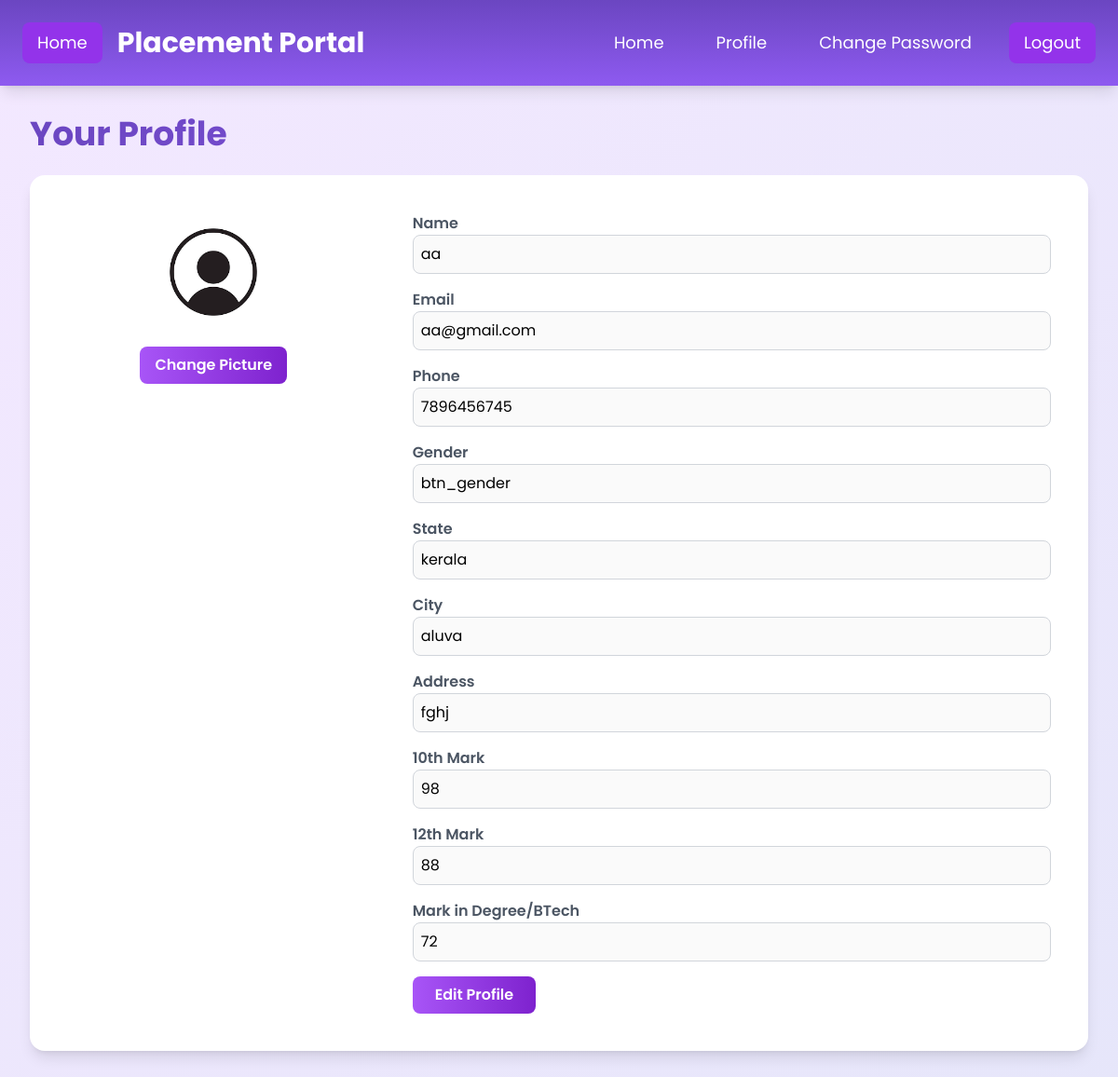
/users/Profile/ (signed in), run on the app's committed database.
### Guest/models.py (models this page shows)
class tbl_userregistration(models.Model):
    user_name=models.CharField(max_length=50)
    user_contact=models.CharField(max_length=50)
    user_email=models.EmailField()
    user_gender=models.CharField(max_length=50)
    user_address=models.TextField()
    user_city=models.CharField(max_length=50)
    user_state=models.CharField(max_length=50)
    user_mark10=models.CharField(max_length=30)
    user_mark12=models.CharField(max_length=30)
    user_mark=models.CharField(max_length=30)
    user_backlog=models.CharField(max_length=30,null=True)
    user_photo=models.FileField(upload_to='Userdocs/',null=True)
    user_password=models.CharField(max_length=50)

### user/views.py (the view)
# urls.py: path('Profile/',views.Profile,name="Profile"),
def Profile(request):
    Pdata = tbl_userregistration.objects.get(id=request.session["uid"])
    return render(request,"User/Profile.html",{"Profile":Pdata})

### user/Templates/User/Profile.html (shortened to what this page needs)
{% load static %}
<!DOCTYPE html>
<html lang="en">
<head>
    <script src="https://cdn.tailwindcss.com"></script>
</head>
<body class="min-h-screen">
    <div class="min-h-screen">
        <div id="navbar" class="navbar bg-purple-900 text-white p-4 md:p-6 shadow-lg z-20">
            <div class="flex justify-between items-center">
                <div class="flex items-center space-x-4">
                    <a href="{% url 'Users:HomePage' %}" class="block py-2 px-4 bg-purple-600 rounded-lg text-lg hover:bg-purple-700">Home</a>
                    <h2 class="text-2xl md:text-3xl font-bold">Placement Portal</h2>
                </div>
                <div class="flex items-center space-x-6">
                    <nav class="hidden md:flex space-x-6">
                        <a href="{% url 'Users:HomePage' %}" class="block py-2 px-4 rounded-lg text-lg hover:bg-purple-700">Home</a>
                        <a href="{% url 'Users:Profile' %}" class="block py-2 px-4 rounded-lg text-lg hover:bg-purple-700">Profile</a>
                        <a href="{% url 'Users:ChangePassword' %}" class="block py-2 px-4 rounded-lg text-lg hover:bg-purple-700">Change Password</a>
                    </nav>
                    <a href="{% url 'Users:Logout' %}" class="block py-2 px-4 bg-purple-600 rounded-lg text-lg hover:bg-purple-700">Logout</a>
                </div>
            </div>
        </div>
        <div class="flex-1 p-8 overflow-auto">
            <section id="profile" class="mb-10">
                <h1 class="text-4xl font-bold mb-6">Your Profile</h1>
                <div class="card bg-white p-6 rounded-2xl shadow-lg grid grid-cols-1 md:grid-cols-3 gap-6">
                    <div class="flex flex-col items-center p-4">
                        <img src="{{Profile.user_photo.url}}" alt="Profile Picture" class="profile-img rounded-full mb-4 w-32 h-32 object-cover">
                        <button id="uploadPicture" class="btn bg-gradient-to-r from-purple-500 to-purple-700 text-white px-4 py-2 rounded-lg font-semibold"><a href="{% url 'Users:EditProfile' %}" >Change Picture</a></button>
                    </div>
                    <div class="col-span-2 p-4">
                        <form id="profileForm" class="space-y-4">
                            <div>
                                <label for="name" class="block text-gray-600 font-semibold">Name</label>
                                <input type="text" id="name" value="{{Profile.user_name}}" class="w-full p-2 border border-gray-300 rounded-lg focus:outline-none focus:ring-2 focus:ring-purple-500" disabled>
                            </div>
                            <div>
                                <label for="email" class="block text-gray-600 font-semibold">Email</label>
                                <input type="email" id="email" value="{{Profile.user_email}}" class="w-full p-2 border border-gray-300 rounded-lg focus:outline-none focus:ring-2 focus:ring-purple-500" disabled>
                            </div>
                            <div>
                                <label for="phone" class="block text-gray-600 font-semibold">Phone</label>
                                <input type="tel" id="phone" value="{{Profile.user_contact}}" class="w-full p-2 border border-gray-300 rounded-lg focus:outline-none focus:ring-2 focus:ring-purple-500" disabled>
                            </div>
                            <div>
                                <label for="profession" class="block text-gray-600 font-semibold">Gender</label>
                                <input type="text" id="profession" value="{{Profile.user_gender}}" class="w-full p-2 border border-gray-300 rounded-lg focus:outline-none focus:ring-2 focus:ring-purple-500" disabled>
                            </div>
                            <div>
                                <label for="college" class="block text-gray-600 font-semibold">State</label>
                                <input type="text" id="college" value="{{Profile.user_state}}" class="w-full p-2 border border-gray-300 rounded-lg focus:outline-none focus:ring-2 focus:ring-purple-500" disabled>
                            </div>
                            <div>
                                <label for="profession" class="block text-gray-600 font-semibold">City</label>
                                <input type="text" id="profession" value="{{Profile.user_city}}" class="w-full p-2 border border-gray-300 rounded-lg focus:outline-none focus:ring-2 focus:ring-purple-500" disabled>
                            </div>
                            <div>
                                <label for="profession" class="block text-gray-600 font-semibold">Address</label>
                                <input type="text" id="profession" value="{{Profile.user_address}}" class="w-full p-2 border border-gray-300 rounded-lg focus:outline-none focus:ring-2 focus:ring-purple-500" disabled>
                            </div>
                            <div>
                                <label for="profession" class="block text-gray-600 font-semibold">10th Mark</label>
                                <input type="text" id="profession" value="{{Profile.user_mark10}}" class="w-full p-2 border border-gray-300 rounded-lg focus:outline-none focus:ring-2 focus:ring-purple-500" disabled>
                            </div>
                            <div>
                                <label for="profession" class="block text-gray-600 font-semibold">12th Mark</label>
                                <input type="text" id="profession" value="{{Profile.user_mark12}}" class="w-full p-2 border border-gray-300 rounded-lg focus:outline-none focus:ring-2 focus:ring-purple-500" disabled>
                            </div>
                            <div>
                                <label for="profession" class="block text-gray-600 font-semibold">Mark in Degree/BTech</label>
                                <input type="text" id="profession" value="{{Profile.user_mark}}" class="w-full p-2 border border-gray-300 rounded-lg focus:outline-none focus:ring-2 focus:ring-purple-500" disabled>
                            </div>
                            <div class="flex space-x-4">
                                <button type="button" id="" class="btn bg-gradient-to-r from-purple-500 to-purple-700 text-white px-6 py-2 rounded-lg font-semibold"><a href="{% url 'Users:EditProfile' %}" >Edit Profile</a></button>
                            </div>
                        </form>
                    </div>
                </div>
            </section>
        </div>
    </div>
</body>
</html>

### user/Templates/User/Profile.html (style rules this page uses)
body { font-family: 'Poppins', sans-serif; background: linear-gradient(135deg, #f3e8ff, #e6e6fa); }
.navbar { transition: background 0.3s ease; background: linear-gradient(180deg, #6b46c1, #8e5af0); }
.card { transition: transform 0.3s ease, box-shadow 0.3s ease; }
.btn { transition: all 0.3s ease; }
h1 { background: linear-gradient(to right, #6b46c1, #8e5af0); -webkit-background-clip: text; background-clip: text; -webkit-text-fill-color: transparent; }
.profile-img { transition: transform 0.3s ease, box-shadow 0.3s ease; }

### data on the page
tbl_userregistration: user_photo (picture), user_name "aa", user_email "aa@gmail.com", user_contact "7896456745", user_gender "btn_gender", user_state "kerala", user_city "aluva", user_address "fghj", user_mark10 "98", user_mark12 "88", user_mark "72"
